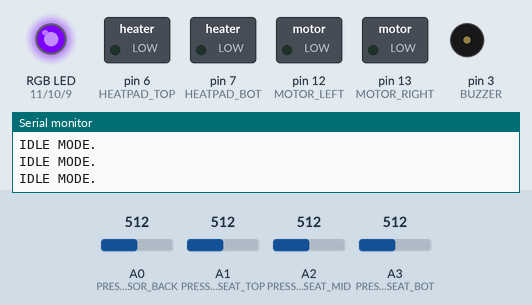
A sketch run on a simulated Arduino Uno, built with avr-gcc and run on an emulated ATmega328P. Parts: switched loads named in the sketch (green lamp = pin HIGH), an RGB LED mixed from three pins (HIGH = lit), buzzer (waves = sounding), the last lines printed to the serial monitor. The test bench sets the inputs (shaded band); at power-on: A1 (PRESSURE_SENSOR_SEAT_TOP) = 512, A3 (PRESSURE_SENSOR_SEAT_BOT) = 512, A0 (PRESSURE_SENSOR_BACK) = 512, A2 (PRESSURE_SENSOR_SEAT_MID) = 512.

Above: at 1.2 s.
1.3 s: A1 (PRESSURE_SENSOR_SEAT_TOP) set to 547
4.3 s: A1 (PRESSURE_SENSOR_SEAT_TOP) set to 563
At 7.0 s:
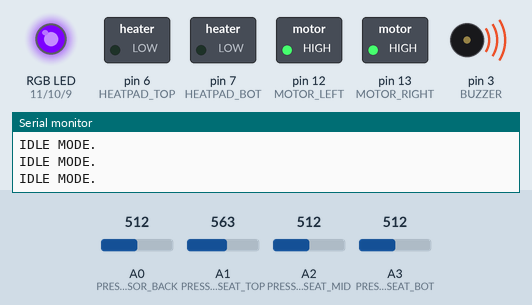
7.3 s: A3 (PRESSURE_SENSOR_SEAT_BOT) set to 552
At 7.9 s:
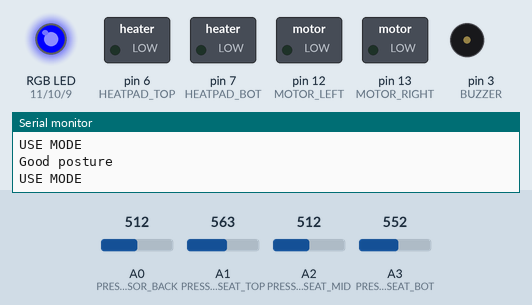
8.8 s: A3 (PRESSURE_SENSOR_SEAT_BOT) set to 571
11.8 s: A1 (PRESSURE_SENSOR_SEAT_TOP) set to 306
At 12.5 s:
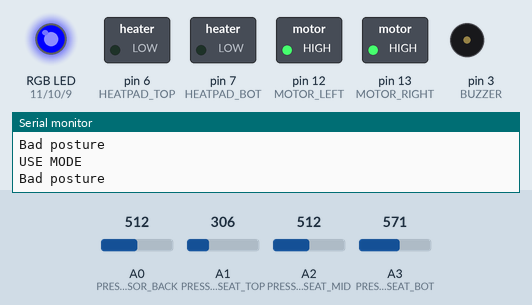
13.3 s: A1 (PRESSURE_SENSOR_SEAT_TOP) set to 716
At 37.8 s:
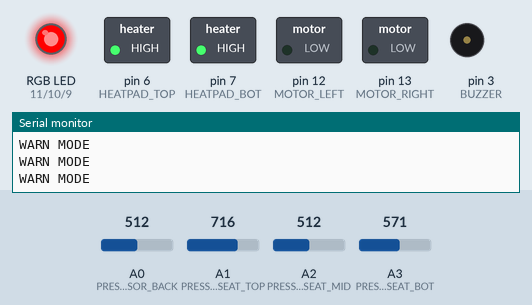
Timing chart, 0 to 53.9 s (numbered marks = the images above; inputs shaded):
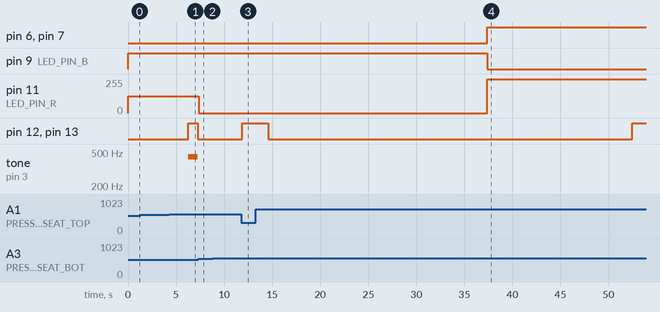

Measured:
- the behaviour switches between 562 and 563 on A1 (PRESSURE_SENSOR_SEAT_TOP) (found by bisection; images 0 and 1)
- after the input at 4.3 s, pin 12 (MOTOR_LEFT), pin 13 (MOTOR_RIGHT): LOW → HIGH after 2.0 s, → LOW 1.0 s later; tone on pin 3 (BUZZER): silent → 440 Hz after 2.0 s, → silent 1.0 s later
- after the input at 11.8 s, pin 12 (MOTOR_LEFT), pin 13 (MOTOR_RIGHT): LOW → HIGH after 0.09 s

The sketch:

affableChairCode.ino
```cpp
//pressure sensors pins
#define PRESSURE_SENSOR_BACK A0
#define PRESSURE_SENSOR_SEAT_TOP A1
#define PRESSURE_SENSOR_SEAT_MID A2
#define PRESSURE_SENSOR_SEAT_BOT A3


//vibration motors
#define MOTOR_RIGHT 13
#define MOTOR_LEFT 12

//buzzer sensor
#define BUZZER 3

//heat pad pins
#define HEATPAD_TOP 6
#define HEATPAD_BOT 7

// constants for RGB LED
#define LED_PIN_R 11 // R PIN
#define LED_PIN_G 10 // G PIN
#define LED_PIN_B 9  // B PIN


//timer variables
unsigned long startTimer;
int timeMultipler = 1;
long sitDuration = 30000 * timeMultipler;
long warnDuration = 15000 * timeMultipler;
long cooldownDuration = 5000 * timeMultipler;

//stages of warning
int stageWarning = 0;

//the running sample count
const int RUNNING_SAMPLE = 20;

//arrays for running the average
int backSensorArray[RUNNING_SAMPLE];
int topSensorArray[RUNNING_SAMPLE];
int midSensorArray[RUNNING_SAMPLE];
int botSensorArray[RUNNING_SAMPLE];

//array index counter
int arrayCtr = 0;


//buzzer duration
int toneDuration = 200;

//the lowest values of the sensors
int backLowestVal = 0;
int topLowestVal = 0;
int midLowestVal = 0;
int botLowestVal = 0;

//code mode
int mode = 0;


//add to lowest to mark a threshold
int thresh = 50;

void setup() {
  // put your setup code here, to run once:
  Serial.begin(9600);

  //set pin motors pin
  pinMode(MOTOR_RIGHT, OUTPUT);
  pinMode(MOTOR_LEFT, OUTPUT);


  //set pin mode for the heatpads
  pinMode(HEATPAD_TOP, OUTPUT);
  pinMode(HEATPAD_BOT, OUTPUT);


  // prefill the arrays
  for (int i = 0; i < RUNNING_SAMPLE; i++)
    updateArrays();

  //set the lowest value of the sensors
  backLowestVal = getPressureBack();
  topLowestVal = getPressureTop();
  midLowestVal = getPressureMid();
  botLowestVal = getPressureBot();


  Serial.print("top : ");
  Serial.println(topLowestVal);
  Serial.print("mid : ");
  Serial.println(midLowestVal);
  Serial.print("bot : ");
  Serial.println(botLowestVal);

  //start the timer
  startTimer = millis();
}

void loop() {

  updateArrays();
  setRGB();
  selectMode();
  delay(100);
}

//function that manages the code cycle mode
void selectMode() {
  if (mode == 0) idleMode();
  else if (mode == 1) useMode();
  else if (mode == 2) warnMode();
  else if (mode == 3) cooldownMode();
}

//function that waits for user to trigger the next mode
void idleMode() {

  //update lowest values
  updateLowestValues();

  //check if one of the sensor passed the lowest val plus the added
  //threshold | someone sat on the chair
  if (  topLowestVal + thresh < getAveragePressureTop()
        || midLowestVal + thresh < getAveragePressureMid()
        || botLowestVal + thresh < getAveragePressureBot()) {

    //if time passed 3 seconds to make sure that the user sat
    if (getTimePassed() >= 3000) {

      //user's feedback to indicate mode changes
      playTone(440, 5);
      //turn on the vibration motors
      turnOnMotors(true);
      //delay for one seconds
      delay(1000);
      //turn off the buzzer
      noTone(BUZZER);
      //turn off the vibration motors
      turnOnMotors(false);

      //next mode | increment
      mode++;
      //reset timer
      resetTimer();
    }
  }

  Serial.println("IDLE MODE.");
  Serial.println();
}

//function that manages the behaviors of the chair on use mode
void useMode() {

  //check if any of the pressure sensor has been sat on
  if (getTimePassed() >=  sitDuration) {
    //next mode
    mode++;
    //reset the timer
    resetTimer();
    //turn of the vibration motors
    turnOnMotors(false);
  } else {
    //check is the user is still sitting
    if (topLowestVal + thresh < getAveragePressureTop()
        || midLowestVal + thresh < getAveragePressureMid()
        || botLowestVal + thresh < getAveragePressureBot()) {
      //check for bad posture
      if (isPostureBad()) {
        Serial.println("Bad posture");
        //notify  the user by vibration
        turnOnMotors(true);
      } else {
        Serial.println("Good posture");
        //turn off the vibration
        turnOnMotors(false);
      }
    } else {
      Serial.println("stood up");
      //turn off the vibration
      turnOnMotors(false);
    }
  }

  Serial.println("USE MODE");
  Serial.println();
}

//function that warns the user to get up
void warnMode() {

  //check if time over
  if (getTimePassed() <=  warnDuration) {

    //check if the user is still sitting
    if (  topLowestVal + thresh < getAveragePressureTop()
          || midLowestVal + thresh < getAveragePressureMid()
          || botLowestVal + thresh < getAveragePressureBot()) {

      //first stage of warning
      if (stageWarning == 0) {
        //heat the pads
        turnOnHeatpad(true);
      }

      //second stage of warning
      if (stageWarning == 1) {
        //turn on the heat and vibration
        turnOnHeatpad(true);
        turnOnMotors(true);
      }

      //third stage of warning
      if (stageWarning >= 2) {
        //turn on the heat, vibration, and buzzer
        turnOnHeatpad(true);
        turnOnMotors(true);
        playTone(110 * stageWarning, 1);
      }
    } else {
      //turn off the pads
      turnOnHeatpad(false);
      //reset the stages
      stageWarning = 0;
      //set no tone
      noTone(BUZZER);
      //turn off the motors
      turnOnMotors(false);
      //next mode | increment the mode
      mode++;
      //reset the timer
      resetTimer();
    }
  } else {
    //increment the warning stage
    if (stageWarning < 3)
      stageWarning++;

    //reset the timer
    resetTimer();
  }

  Serial.println("WARN MODE");
  Serial.println();
}

//function that manages the cool down mode
void cooldownMode() {

  //check if time is over
  if (getTimePassed() >= cooldownDuration) {

    //next mode
    mode = 0;
    //reset the timer
    resetTimer();
  } else {
    //check if the user sat down
    if (  topLowestVal + thresh < getAveragePressureTop()
          || midLowestVal + thresh < getAveragePressureMid()
          || botLowestVal + thresh < getAveragePressureBot()) {

      //reset the timer due to the user sat down during cooldown mode
      resetTimer();

      //send audible feedback
      playTone(440, 10);
      //SEND HAPTIC FEEDBACK
      turnOnMotors(true);
      //delay to play the tone and the vibration
      delay(2000);
      // noTone();
      turnOnMotors(false);

      Serial.println("COOLDOWN MODE: RESET THE TIMER BECAUSE YOU SAT DOWN");
      Serial.println();
    }
  }

  //TO DO: make sure that the user does not cheat by checking if the user sat on the chair.
  Serial.println("COOLDOWN MODE");
  Serial.println();
}

////---------------------------TIMER------------------------------------------//
//function that resets the timer
void resetTimer() {
  //set the starttimer to the current time
  startTimer = millis();
}

//function that returns the time passed
long getTimePassed() {
  //return how long the time passed
  return millis() - startTimer;
}
////---------------------------------------------------------------------------//

//function that gets the sensor value
int getPressureBack() {

  //return the input value of the pressure sensor
  return analogRead(PRESSURE_SENSOR_BACK);
}

//function that calculates the average of the back sensor inputs
int getAveragePressureBack() {
  //place holder for the average
  int avg = 0;
  //loop through the array to calculate the sum of the pressure sensor's value
  for (int i = 0; i < RUNNING_SAMPLE; i++ ) {
    //adds the sum
    avg += backSensorArray[i];
  }
  //return the average
  return avg / RUNNING_SAMPLE;
}


//function that gets the sensor value
int getPressureTop() {

  //return the input value of the pressure sensor
  return analogRead(PRESSURE_SENSOR_SEAT_TOP);
}

//function that calculates the average of the top sensor inputs
int getAveragePressureTop() {
  //place holder for the average
  int avg = 0;
  //loop the array to calculate the sum of the pressure sensor's value
  for (int i = 0; i < RUNNING_SAMPLE; i++) {
    //add the sum
    avg += topSensorArray[i];
  }
  //return the average
  return avg / RUNNING_SAMPLE;
}

//function that gets the sensor value
int getPressureMid() {
  //return the input value of the pressure sensor
  return analogRead(PRESSURE_SENSOR_SEAT_MID);
}

//function that calculates the average of the mid sensor inputs
int getAveragePressureMid() {
  //place holder for the average
  int avg = 0;
  //loop the array to calculate the sum
  for (int i = 0; i < RUNNING_SAMPLE; i++) {
    //add the sum to the avg place holder
    avg += midSensorArray[i];
  }
  //return the average
  return avg / RUNNING_SAMPLE;
}

//function that gets the sensor value
int getPressureBot() {
  //return the input value of the pressure sensor
  return analogRead(PRESSURE_SENSOR_SEAT_BOT);
}

//function that calculates the average of the bot sensor inputs
int getAveragePressureBot() {
  //place holder for the average
  int avg = 0;
  //loop the array to calculate the sum of pressure sensor's value
  for (int i = 0; i < RUNNING_SAMPLE; i++) {
    //add the sum
    avg += botSensorArray[i];
  }
  //return the average
  return avg / RUNNING_SAMPLE;
}

//function that updates the running average of the pressure sensors array
void updateArrays() {

  //check if the current index is less than the max length of the running sample
  if (arrayCtr < RUNNING_SAMPLE) {
    //set the current value of the pressure sensor into the array
    backSensorArray[arrayCtr] = getPressureBack();
    topSensorArray[arrayCtr] = getPressureTop();
    midSensorArray[arrayCtr] = getPressureMid();
    botSensorArray[arrayCtr] = getPressureBot();

    //increment the index position of the array
    arrayCtr++;
  } else {
    //reset the array index position
    arrayCtr = 0;
  }
}

//update the lowest pressure sensors' value
void updateLowestValues() {
  //check if the saved lowest value is greater than the current value
  if (botLowestVal > getAveragePressureBot())
    //assign current value to the lowest value place holder
    botLowestVal = getAveragePressureBot();

  //check if the saved lowest value is greater than the current value
  if (midLowestVal > getAveragePressureMid())
    //assign current value to the lowest value place holder
    midLowestVal = getAveragePressureMid();

  //check if the saved lowest value is greater than the current value
  if (topLowestVal > getAveragePressureTop())
    //assign current value to the lowest value place holder
    topLowestVal = getAveragePressureTop();

  //check if the saved lowest value is greater than the current value
  if (backLowestVal > getAveragePressureBack())
    //assign current value to the lowest value place holder
    backLowestVal = getAveragePressureBack();
}

//function that verifies the posture of the user and returns true if the posture and false is good
boolean isPostureBad() {

  //bad posture 1: sitting on the tip of the seat
  if ( botLowestVal + thresh < getAveragePressureBot()
       && topLowestVal + thresh > getAveragePressureTop()) {

    return true;
  }

  //bad posture 2: sitting on the tip + leaning on the backrest
  if (botLowestVal + thresh < getAveragePressureBot()
      && backLowestVal + (thresh * 0.8) < getAveragePressureBack()
      && topLowestVal + thresh > getAveragePressureTop()) {

    return true;
  }

  return false;
}

//function that turns on or off the heat pads
void turnOnHeatpad(boolean on) {
  if (on) {
    digitalWrite(HEATPAD_TOP, HIGH);
    digitalWrite(HEATPAD_BOT, HIGH);
  } else {
    digitalWrite(HEATPAD_TOP, LOW);
    digitalWrite(HEATPAD_BOT, LOW);
  }
}

//function that turns on or off the motors
void turnOnMotors(boolean on) {
  if (on) {
    digitalWrite(MOTOR_RIGHT, HIGH);
    digitalWrite(MOTOR_LEFT, HIGH);
  } else {
    digitalWrite(MOTOR_RIGHT, LOW);
    digitalWrite(MOTOR_LEFT, LOW);
  }
}

//function that plays a tone
void playTone(int freq, int multiply) {

  //play a tone at the freq. and for the duration of 200ms x multiply
  tone(BUZZER, freq, toneDuration * multiply);

}

//function that assigns which color to display
void setRGB()
{
  //select the color according the mode
  switch (mode)
  {
    case 0:
      {
        analogWrite(LED_PIN_R, 125);   // Turn on the LED -R
        analogWrite(LED_PIN_G, 0);   // Turn on the LED -G
        analogWrite(LED_PIN_B, 255);   // Turn on the LED -B
        break;
      }
    case 1:
      {
        analogWrite(LED_PIN_R, 0);   // Turn on the LED -R
        analogWrite(LED_PIN_G, 0);   // Turn on the LED -G
        analogWrite(LED_PIN_B, 255);   // Turn on the LED -B
        break;
      }
    case 2:
      {
        analogWrite(LED_PIN_R, 255);   // Turn on the LED -R
        analogWrite(LED_PIN_G, 0);   // Turn on the LED -G
        analogWrite(LED_PIN_B, 0);   // Turn on the LED -B
        break;
      }
    case 3:
      {
        analogWrite(LED_PIN_R, 0);   // Turn on the LED -R
        analogWrite(LED_PIN_G, 255);   // Turn on the LED -G
        analogWrite(LED_PIN_B, 0);   // Turn on the LED -B
        break;
      }
  }
}
```
